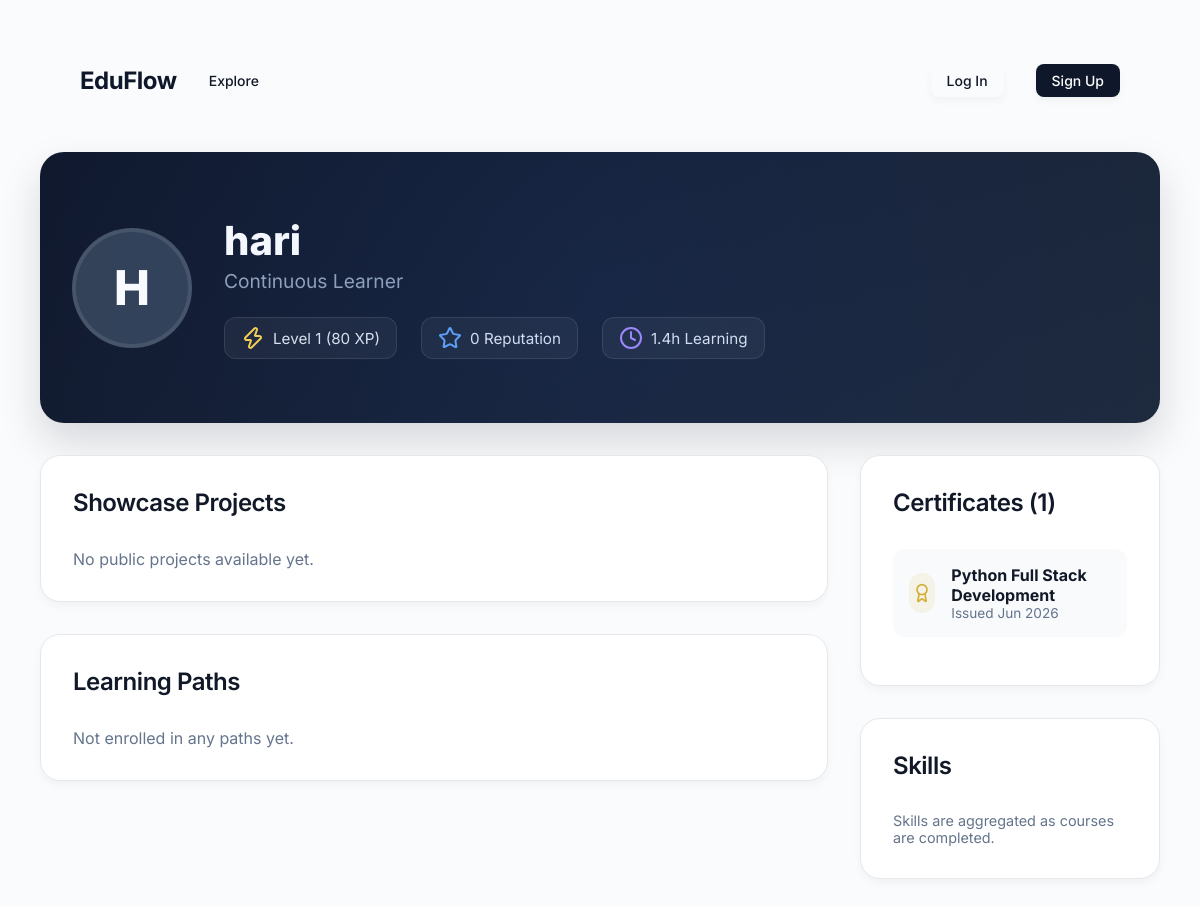
The page /profile/portfolio/hari/ on the database its author committed.
### accounts/models.py (models this page shows, shortened)
class User(AbstractUser):
    email = models.EmailField(unique=True)
    is_student = models.BooleanField(default=True)
    is_instructor = models.BooleanField(default=False)

### profiles/models.py (models this page shows, shortened)
class Profile(models.Model):
    user = models.OneToOneField(
        settings.AUTH_USER_MODEL,
        on_delete=models.CASCADE,
        related_name="profile"
    )
    profile_photo = models.ImageField(
        upload_to="profile_photos/",
        blank=True,
        null=True,
        validators=[validate_image_upload]
    )
    bio = models.TextField(
        blank=True,
        null=True
    )
    level = models.PositiveIntegerField(default=1)
    xp = models.PositiveIntegerField(default=0)
    streak_days = models.PositiveIntegerField(default=0)
    longest_streak = models.PositiveIntegerField(default=0)
    learning_minutes = models.PositiveIntegerField(
        default=0,
        help_text="Total time spent learning in minutes."
    )
    career_goal = models.CharField(
        max_length=200,
        blank=True, null=True,
        help_text="User's primary career goal (e.g. 'Full Stack Developer')"
    )
    goal_progress = models.PositiveIntegerField(
        default=0,
        help_text="Cached progress percentage towards the goal (0-100)"
    )
    target_deadline = models.CharField(
        max_length=50, blank=True, null=True,
        help_text="Goal deadline (e.g., '6 Months')"
    )
    experience_level = models.CharField(
        max_length=50, blank=True, null=True,
        help_text="Experience level (e.g., 'Beginner')"
    )
    time_commitment = models.CharField(
        max_length=50, blank=True, null=True,
        help_text="Time commitment (e.g., '2 Hours / Day')"
    )
    last_activity_date = models.DateField(null=True, blank=True)
    title = models.CharField(max_length=100, default="Learner")
    created_at = models.DateTimeField(
        auto_now_add=True
    )
    updated_at = models.DateTimeField(
        auto_now=True
    )
    def get_learning_hours(self):
        return round(self.learning_minutes / 60, 1)
    @property
    def helpful_count(self):
        from discussions.models import Reaction
        return (Reaction.objects.filter(reply__author=self.user, reaction_type='HELPFUL').count() +
                Reaction.objects.filter(thread__author=self.user, reaction_type='HELPFUL').count())
    @property
    def insightful_count(self):
        from discussions.models import Reaction
        return (Reaction.objects.filter(reply__author=self.user, reaction_type='INSIGHTFUL').count() +
                Reaction.objects.filter(thread__author=self.user, reaction_type='INSIGHTFUL').count())
    @property
    def creative_count(self):
        from discussions.models import Reaction
        return (Reaction.objects.filter(reply__author=self.user, reaction_type='CREATIVE').count() +
                Reaction.objects.filter(thread__author=self.user, reaction_type='CREATIVE').count())
    @property
    def reputation_score(self):
        return (self.helpful_count * 2) + (self.insightful_count * 3) + (self.creative_count * 3)

### certificates/models.py (models this page shows, shortened)
class Certificate(models.Model):
    student = models.ForeignKey(
        settings.AUTH_USER_MODEL,
        on_delete=models.CASCADE,
        related_name="certificates"
    )
    course = models.ForeignKey(
        Course,
        on_delete=models.CASCADE
    )
    certificate_id = models.CharField(
        max_length=50,
        unique=True
    )
    issued_at = models.DateTimeField(
        auto_now_add=True,
        db_index=True
    )
    class Meta:
        unique_together = (
            "student",
            "course"
        )

### courses/models.py (models this page shows, shortened)
class Course(models.Model):
    category = models.ForeignKey(
        Category,
        on_delete=models.SET_NULL,
        null=True,
        blank=True,
        related_name="courses"
    )
    tags = models.ManyToManyField(
        Tag,
        blank=True,
        related_name="courses"
    )
    skills = models.ManyToManyField(
        'paths.Skill',
        blank=True,
        related_name='courses'
    )
    cover_image = models.ImageField(upload_to="course_covers/", null=True, blank=True, validators=[validate_image_upload])
    level = models.CharField(max_length=20, choices=[('BEGINNER', 'Beginner'), ('INTERMEDIATE', 'Intermediate'), ('ADVANCED', 'Advanced')], default="BEGINNER")
    title = models.CharField(max_length=200)
    description = models.TextField()
    thumbnail = models.ImageField(
        upload_to="course_thumbnails/",
        blank=True,
        null=True,
        validators=[
            FileValidator(
                allowed_extensions=['.png', '.jpg', '.jpeg', '.webp'],
                allowed_mimetypes=['image/png', 'image/jpeg', 'image/webp'],
                max_size=2 * 1024 * 1024
            )
        ]
    )
    created_at = models.DateTimeField(
        auto_now_add=True
    )
    updated_at = models.DateTimeField(
        auto_now=True
    )
    is_featured = models.BooleanField(
        default=False
    )

### profiles/views.py (the view)
# urls.py: path("portfolio/<str:username>/", public_portfolio, name="public_portfolio"),
def public_portfolio(request, username):
    from accounts.models import User
    from projects.models import ProjectSubmission
    from certificates.models import Certificate
    from paths.models import UserPathProgress
    user = get_object_or_404(User, username=username)
    profile = get_object_or_404(Profile, user=user)
    projects = ProjectSubmission.objects.filter(user=user, status__in=['SUBMITTED', 'FEATURED']).order_by('-featured', '-created_at')
    certificates = Certificate.objects.filter(student=user).select_related('course')
    path_progresses = UserPathProgress.objects.filter(user=user).select_related('learning_path')
    context = {
        'portfolio_user': user,
        'profile': profile,
        'projects': projects,
        'certificates': certificates,
        'path_progresses': path_progresses,
    }
    return render(request, 'profiles/portfolio.html', context)

### templates/profiles/portfolio.html (shortened to what this page needs)
{% extends "base.html" %}
{% load static %}
{% block body_class %}page-standard{% endblock %}
{% block content %}
<div style="max-width: 1200px; margin: 2rem auto;">
    <div class="portfolio-header">
        <div class="portfolio-avatar">
            {% if profile.profile_photo %}
                <img src="{{ profile.profile_photo.url }}" alt="{{ portfolio_user.username }}">
            {% else %}
                {{ portfolio_user.username|make_list|first|upper }}
            {% endif %}
        </div>
        <div class="portfolio-info">
            <h1>{{ portfolio_user.first_name|default:portfolio_user.username }} {{ portfolio_user.last_name }}</h1>
            <p>{{ profile.career_goal|default:"Continuous Learner" }}</p>
            <div class="stat-grid">
                <div class="stat-badge"><i data-lucide="zap" style="color:#FCD34D;"></i> Level {{ profile.level }} ({{ profile.xp }} XP)</div>
                <div class="stat-badge"><i data-lucide="star" style="color:#60A5FA;"></i> {{ profile.reputation_score }} Reputation</div>
                <div class="stat-badge"><i data-lucide="clock" style="color:#A78BFA;"></i> {{ profile.get_learning_hours }}h Learning</div>
            </div>
        </div>
    </div>
    <div class="portfolio-grid">
        <div>
            <div class="card">
                <h2 class="section-title">Showcase Projects</h2>
                {% if projects %}
                    {% for proj in projects %}
                        <div class="project-card">
                            <h3 class="project-title">
                                {{ proj.title }}
                                {% if proj.featured %}<span class="badge badge-gold" style="margin-left:0.5rem; font-size: 0.7rem;">Featured</span>{% endif %}
                            </h3>
                            <p class="project-desc">{{ proj.description }}</p>
                            <div class="project-links">
                                {% if proj.demo_url %}
                                <a href="{{ proj.demo_url }}" target="_blank"><i data-lucide="external-link" style="width:16px;"></i> Live Demo</a>
                                {% endif %}
                                {% if proj.github_url %}
                                <a href="{{ proj.github_url }}" target="_blank"><i data-lucide="github" style="width:16px;"></i> Repository</a>
                                {% endif %}
                            </div>
                        </div>
                    {% endfor %}
                {% else %}
                    <p class="text-muted">No public projects available yet.</p>
                {% endif %}
            </div>
            <div class="card">
                <h2 class="section-title">Learning Paths</h2>
                {% if path_progresses %}
                    {% for pp in path_progresses %}
                        <div style="margin-bottom: 1.5rem;">
                            <div style="display:flex; justify-content:space-between; margin-bottom: 0.5rem;">
                                <strong>{{ pp.path.title }}</strong>
                                <span class="badge badge-navy">{{ pp.get_status_display }}</span>
                            </div>
                            <div class="progress" style="height: 8px;">
                                <div class="progress-bar" style="width: {{ pp.progress_percentage }}%; background: var(--accent-primary);"></div>
                            </div>
                        </div>
                    {% endfor %}
                {% else %}
                    <p class="text-muted">Not enrolled in any paths yet.</p>
                {% endif %}
            </div>
        </div>
        <div>
            <div class="card">
                <h2 class="section-title">Certificates ({{ certificates.count }})</h2>
                {% if certificates %}
                    {% for cert in certificates %}
                        <div class="cert-item">
                            <div class="cert-icon"><i data-lucide="award" style="width: 20px;"></i></div>
                            <div>
                                <div class="cert-title">{{ cert.course.title }}</div>
                                <div class="cert-date">Issued {{ cert.issued_at|date:"M Y" }}</div>
                            </div>
                        </div>
                    {% endfor %}
                {% else %}
                    <p class="text-muted" style="font-size: 0.9rem;">No certificates earned yet.</p>
                {% endif %}
            </div>
            <div class="card">
                <h2 class="section-title">Skills</h2>
                <div class="skills-container">
                    {% if profile.career_goal %}
                        <span class="skill-tag">Goal: {{ profile.career_goal }}</span>
                    {% else %}
                        <span class="text-muted" style="font-size: 0.9rem;">Skills are aggregated as courses are completed.</span>
                    {% endif %}
                </div>
            </div>
        </div>
    </div>
</div>
{% endblock %}

### static/css/main.css (style rules this page uses)
:root { --bg-gradient: #FAFBFC; --bg-gradient-auth: #FAFBFC; --card-bg: #FFFFFF; --card-bg-auth: #FFFFFF; --card-border: #E5E7EB; --accent-primary: #0F172A; --accent-secondary: #2563EB; --accent-cyan: #06B6D4; --accent-green: #10B981; --accent-red: #EF4444; --accent-amber: #F59E0B; --accent-gold: #D4AF37; --text-primary: #111827; --text-muted: #64748B; --text-subtle: #94A3B8; --input-bg: #FFFFFF; --input-border: #E5E7EB; --input-focus: #2563EB; --success: #10B981; --danger: #EF4444; --warning: #F59E0B; --info: #06B6D4; --shadow-sm: 0 4px 8px rgba(0,0,0,.04); --shadow-md: 0 12px 24px rgba(15,23,42,.08); --shadow-lg: 0 24px 48px rgba(15,23,42,.12); --radius-sm: 8px; --radius-md: 12px; --radius-lg: 20px; --radius-xl: 28px; --radius-full: 9999px; }
*, *::before, *::after { box-sizing: border-box; margin: 0; padding: 0; }
html { scroll-behavior: smooth; }
body { font-family: 'Inter', sans-serif; background: var(--bg-gradient); color: var(--text-primary); min-height: 100vh; position: relative; overflow-x: hidden; }
.page-standard { padding: 2.5rem; }
h2.section-title { font-size: 1.5rem; font-weight: 600; letter-spacing: -0.02em; margin-bottom: 1.5rem; }
.text-muted { color: var(--text-muted); }

### static/css/components.css (style rules this page uses)
.card { background: var(--surface); border: 1px solid var(--border); border-radius: var(--radius-lg); padding: 1.5rem; box-shadow: var(--shadow-sm); transition: all 0.25s ease; }

### templates/profiles/portfolio.html (style rules this page uses)
.portfolio-header { background: linear-gradient(135deg, #0F172A, #1e293b); color: #fff; padding: 4rem 2rem; border-radius: 24px; margin-bottom: 2rem; position: relative; overflow: hidden; box-shadow: 0 20px 40px rgba(15,23,42,0.15); display: flex; gap: 2rem; align-items: center; }
.portfolio-header::before { content: ''; position: absolute; top: -50%; left: -50%; width: 200%; height: 200%; background: radial-gradient(circle, rgba(37,99,235,0.1) 0%, transparent 60%); pointer-events: none; }
.portfolio-avatar { width: 120px; height: 120px; border-radius: 60px; background: #334155; color: #fff; display: flex; align-items: center; justify-content: center; font-size: 3rem; font-weight: 800; border: 4px solid rgba(255,255,255,0.1); }
.portfolio-info h1 { font-size: 2.5rem; font-weight: 800; margin-bottom: 0.25rem; }
.portfolio-info p { color: #94A3B8; font-size: 1.2rem; }
.stat-grid { display: flex; gap: 1.5rem; margin-top: 1.5rem; }
.stat-badge { background: rgba(255,255,255,0.05); border: 1px solid rgba(255,255,255,0.1); padding: 0.5rem 1rem; border-radius: 12px; display: flex; align-items: center; gap: 0.5rem; font-size: 0.95rem; color: #E2E8F0; }
.portfolio-grid { display: grid; grid-template-columns: 1fr 300px; gap: 2rem; }
.section-title { font-size: 1.25rem; font-weight: 700; color: var(--text-primary); margin-bottom: 1.5rem; padding-bottom: 0.5rem; border-bottom: 1px solid var(--border); }
.card { background: var(--card-bg); border: 1px solid var(--card-border); border-radius: 20px; padding: 2rem; margin-bottom: 2rem; }
.cert-item { display: flex; align-items: center; gap: 1rem; padding: 1rem; background: #F8FAFC; border: 1px solid var(--border); border-radius: 12px; margin-bottom: 1rem; }
.cert-icon { width: 40px; height: 40px; border-radius: 20px; background: rgba(212,175,55,0.1); color: var(--accent-gold); display: flex; align-items: center; justify-content: center; }
.cert-title { font-weight: 700; color: var(--text-primary); font-size: 1rem; }
.cert-date { font-size: 0.85rem; color: var(--text-muted); }
.skills-container { display: flex; flex-wrap: wrap; gap: 0.5rem; }

### rows shown on the page
User: username|make_list "H", first_name "hari"
Profile: career_goal "Continuous Learner", level "1", xp "80", reputation_score "0", get_learning_hours "1.4"
Certificate: course "Python Full Stack Development", issued_at "Jun 2026"

### other values the page prints
{{ certificates.count }} "1"
